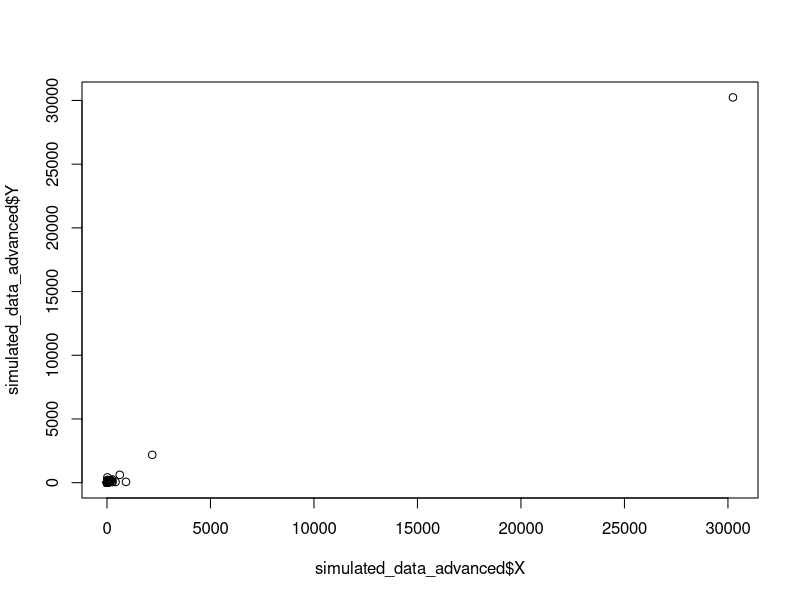

The R script that drew this image:

# The fork
normal_fork <- function(N){
  X1 = rnorm(N,0,1)
  X2 = rnorm(N,X1,1)
  X3 = rnorm(N,X1,1)
  df <- data.frame(X1, X2, X3)
  return(df)
}

# The fork non-linear normal error
non_lin_fork <- function(N){
  X1 = rnorm(N,1,1)
  X2 = cos(X1)  + rnorm(N,0,0.1)
  X3 = log(abs(X1)) + rnorm(N,0,0.5)
  df <- data.frame(X1,X2,X3)
  return(df)
}

# Four variable DAG interaction with uniform error
uniform_noise <- function(N) {
  X1 = rnorm(N, 0, 1)
  X2 = rnorm(N, 0, 1)
  X3 = X2 + X1 + X2 * X1 + runif(N, min=-2, max=2) 
  X4 = X2 + X1 + X2 * X1 + runif(N, min=-2, max=2)
  df <- data.frame(X1, X2, X3, X4)
  return(df)
}

# Four variable DAG interaction with exponential error
exponential_adjusted <- function(N) {
  X1 = rnorm(N, 0, 1)
  X2 = rnorm(N, 0, 1)
  rate_param = 1
  X3 = X2 + X1 + X2 * X1 + rexp(N, rate = rate_param) - (1 / rate_param)
  X4 = X2 + X1 + X2 * X1 + rexp(N, rate = rate_param) - (1 / rate_param)
  df <- data.frame(X1, X2, X3, X4)
  return(df)
}

# Four variable DAG interaction with poisson error
poisson_adjusted <- function(N){
  X1 = rnorm(N,0,1)
  X2 = rnorm(N,0,1)
  X3 = exp(X2*X1) + (rpois(N, lambda = 3)-3)
  X4 = X2*X1  + (rpois(N, lambda = 3)-3)
  df <- data.frame(X1,X2,X3,X4)
  return(df)
}


# Five var DAG with different data types
diff_data_types <- function(N) {
  X1 <- rnorm(N)
  X2 <- rnorm(N,exp(X1),1) 
  x3b1 <- X1 + X2 - X1*X2
  x3b2 <- X1 + X2 + X1*X2
  x3p1 <- 1/(1+exp(x3b1) + exp(x3b2))
  x3p2 <- exp(x3b1) /(1+exp(x3b1) + exp(x3b2))
  random <- runif(N,0, 1)
  X3 <- ifelse(random < x3p1, 1, ifelse(random < x3p1 + x3p2,2,3))
  X4 <- X1 - X2 + X1*X2  + rnorm(N)
  x5b1 = X4 - X3  
  x5p1 = 1/(1+exp(x5b1))
  random = runif(N,0,1)
  X5 = ifelse(random < x5p1, 0, 1)
  df <- data.frame(X1,X2,X3,X4,X5)
  hist(X5)
  return(df)
}

# 22 variable DAG with random noise variables randomly influencing X and Y
random_Z_effects <- function(N) {
  Z <- data.frame(matrix(ncol = 20, nrow = N))
  names(Z) <- paste0("Z", 1:20)
  
  error_functions <- list(
    normal = function(n) rnorm(n, mean = 0, sd = 1),
    uniform = function(n) runif(n, min = -2, max = 2),
    exp_adjusted = function(n) rexp(n, rate = 1) - 1 # Adjusted to have mean 0
  )

  for (i in 1:20) {
    error_type <- sample(names(error_functions), 1) # Randomly select an error type
    Z[, i] <- error_functions[[error_type]](N)
  }
  
  relationship_types <- c("linear", "quadratic", "exponential")
  
  X <- rep(0, N)
  Y <- rep(0, N)
  
  for (i in 1:20) {
    rel_type_X <- sample(relationship_types, 1)
    rel_type_Y <- sample(relationship_types, 1)
    
    if (rel_type_X == "linear") {
      X <- X + Z[,i]
    } else if (rel_type_X == "quadratic") {
      X <- X + (Z[,i]^2)
    } else if (rel_type_X == "exponential") {
      X <- X + exp(Z[,i])
    }
    
    if (rel_type_Y == "linear") {
      Y <- Y + Z[,i]
    } else if (rel_type_Y == "quadratic") {
      Y <- Y + (Z[,i]^2)
    } else if (rel_type_Y == "exponential") {
      Y <- Y + exp(Z[,i])
    }
  }
  
  X <- X + rnorm(N,0,1)
  Y <- Y + rnorm(N,0,1)
  
  df <- data.frame(cbind(Z, X = X, Y = Y))
  
  return(df)
}

simulated_data_advanced <- data.frame(random_Z_effects(1000))

plot(simulated_data_advanced$X, simulated_data_advanced$Y)














